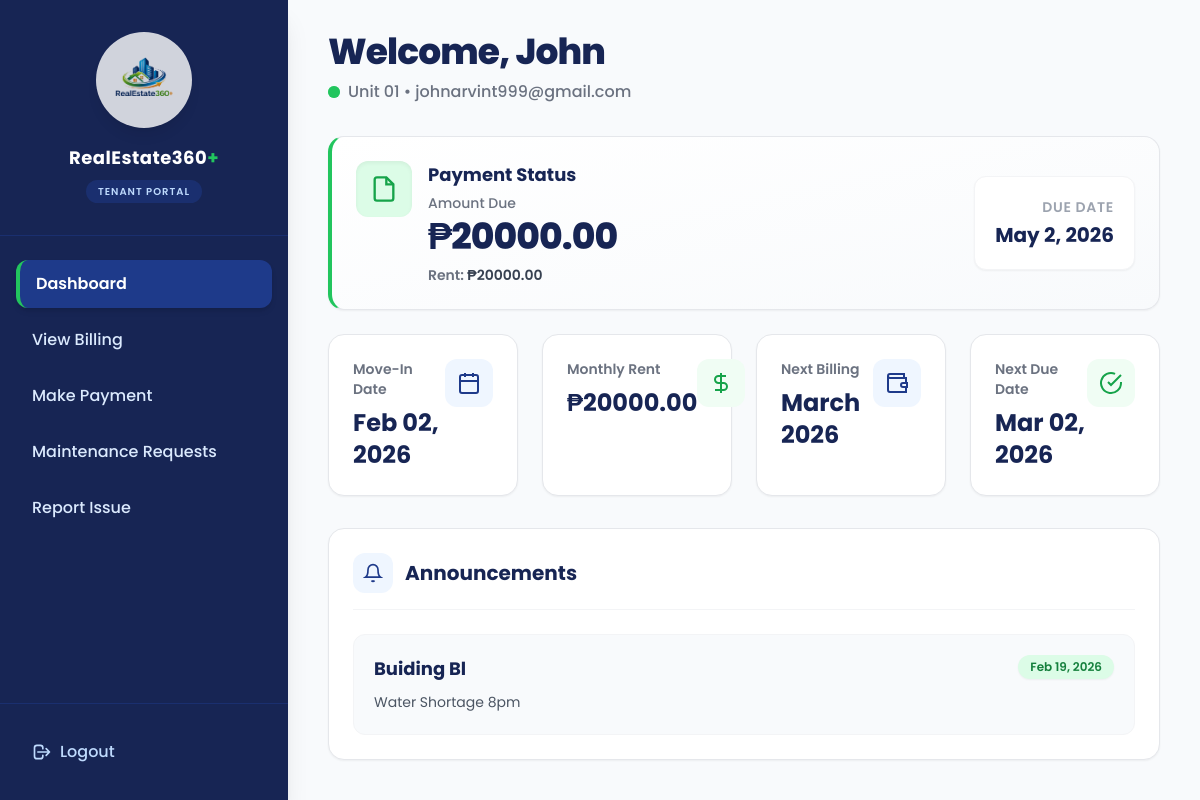
Screenshot of /tenant/ (signed in) with the database file from the repository.
### accounts/models.py (models this page shows)
class User(AbstractUser):
    class Role(models.TextChoices):
        ADMIN = "ADMIN", "Admin"
        TENANT = "TENANT", "Tenant"
    role = models.CharField(max_length=10, choices=Role.choices, default=Role.TENANT)
    email = models.EmailField(unique=True)
    username = models.CharField(max_length=150, unique=True)  # keep for Django admin
    REQUIRED_FIELDS = ["username"]
    USERNAME_FIELD = "email"

### rentals/models.py (models this page shows, shortened)
class Lease(models.Model):
    tenant = models.ForeignKey(settings.AUTH_USER_MODEL, on_delete=models.CASCADE, limit_choices_to={"role": "TENANT"})
    unit = models.OneToOneField(Unit, on_delete=models.PROTECT)  # one active tenant per unit
    monthly_rent = models.DecimalField(max_digits=10, decimal_places=2)
    due_day = models.PositiveSmallIntegerField(default=5)  # e.g. due every 5th
    start_date = models.DateField()
    is_active = models.BooleanField(default=True)

class Unit(models.Model):
    number = models.CharField(max_length=10, unique=True)
    is_active = models.BooleanField(default=True)

### billing/models.py (models this page shows, shortened)
class MonthlyBill(models.Model):
    STATUS_CHOICES = [
        ("UNPAID", "Unpaid"),
        ("PAID", "Paid"),
    ]
    lease = models.ForeignKey("rentals.Lease", on_delete=models.CASCADE, related_name="monthly_bills")
    billing_month = models.DateField()  # recommended: month-start date (e.g., 2026-02-01)
    due_date = models.DateField(null=True, blank=True)
    base_rent = models.DecimalField(max_digits=12, decimal_places=2, default=0)
    water_amount = models.DecimalField(max_digits=12, decimal_places=2, default=0)
    interest = models.DecimalField(max_digits=12, decimal_places=2, default=0)
    total_due = models.DecimalField(max_digits=12, decimal_places=2, default=0)
    status = models.CharField(max_length=10, choices=STATUS_CHOICES, default="UNPAID")
    paid_at = models.DateTimeField(null=True, blank=True)
    payment_reference = models.CharField(max_length=80, blank=True, default="")
    class Meta:
        unique_together = ("lease", "billing_month")
        ordering = ("-billing_month",)

### announcements/models.py (models this page shows, shortened)
class Announcement(models.Model):
    title = models.CharField(max_length=150)
    body = models.TextField()
    is_active = models.BooleanField(default=True)
    created_by = models.ForeignKey(settings.AUTH_USER_MODEL, on_delete=models.SET_NULL, null=True)
    created_at = models.DateTimeField(auto_now_add=True)

### rentals/views.py (the view)
# urls.py: path("", views.tenant_dashboard, name="tenant_dashboard"),
@login_required
def tenant_dashboard(request):
    user = request.user
    profile = TenantProfile.objects.filter(user=user).first()
    lease = Lease.objects.filter(tenant=user, is_active=True).select_related("unit").first()
    announcements = Announcement.objects.filter(is_active=True).order_by("-created_at")[:5]
    current_balance = None
    next_due_date = None
    next_billing_month = None
    if lease:
        ensure_bills_since_move_in(lease)
        current_balance = MonthlyBill.objects.filter(
            lease=lease, status="UNPAID"
        ).order_by("billing_month").first()
        if current_balance:
            current_balance = get_or_update_monthly_bill(lease, current_balance.billing_month)
        today_start = month_start(date.today())
        next_month = add_months(today_start, 1)
        ensure_bills_up_to(lease, next_month)
        nb = MonthlyBill.objects.filter(lease=lease, billing_month=next_month).first()
        if nb:
            next_billing_month = nb.billing_month
            next_due_date = nb.due_date
    context = {
        "profile": profile,
        "lease": lease,
        "announcements": announcements,
        "current_balance": current_balance, # Used for dashboard total: ₱21,915.00
        "next_due_date": next_due_date,
        "next_billing_month": next_billing_month,
    }
    return render(request, "rentals/tenant_dashboard.html", context)

### templates/rentals/tenant_dashboard.html (shortened to what this page needs)
{% extends "base.html" %}
{% block content %}
<div class="min-h-screen flex bg-slate-50 font-['Poppins',_sans-serif]">
  <aside class="w-72 bg-blue-950 text-white flex flex-col shadow-xl z-10">
    <div class="px-6 py-8 border-b border-blue-900/50">
      <div class="bg-white rounded-full w-24 h-24 mx-auto p-3 flex justify-center items-center shadow-lg mb-4 transition-all duration-300 opacity-80 hover:opacity-100 hover:shadow-xl cursor-pointer">
        <img
          src="/static/img/RealEstateLogo.png"
          alt="RealEstate360+ Logo"
          class="w-full h-full object-contain transition-transform duration-300 hover:scale-105"
        >
      </div>
      <div class="text-center">
        <h2 class="text-lg font-bold tracking-wide text-white">RealEstate360<span class="text-green-500">+</span></h2>
        <span class="text-[10px] text-blue-200 font-semibold tracking-widest uppercase bg-blue-900/50 px-3 py-1 rounded-full mt-2 inline-block">Tenant Portal</span>
      </div>
    </div>
    <nav class="px-4 py-6 space-y-2 flex-1">
      <a href="{% url 'tenant_dashboard' %}"
         class="block px-4 py-3 rounded-xl bg-blue-900 border-l-4 border-green-500 transition-all font-semibold text-white shadow-md">
        Dashboard
      </a>
      <a href="{% url 'tenant_billing' %}" class="block px-4 py-3 rounded-xl hover:bg-blue-900/50 hover:translate-x-1 text-blue-100 hover:text-white transition-all duration-200 font-medium">
        View Billing
      </a>
      <a href="{% url 'tenant_pay_advance' %}"
         class="block px-4 py-3 rounded-xl hover:bg-blue-900/50 hover:translate-x-1 text-blue-100 hover:text-white transition-all duration-200 font-medium">
        Make Payment
      </a>
      <a href="{% url 'maintenance_list' %}"
         class="block px-4 py-3 rounded-xl hover:bg-blue-900/50 hover:translate-x-1 text-blue-100 hover:text-white transition-all duration-200 font-medium">
        Maintenance Requests
      </a>
      <a href="{% url 'report_issue' %}"
         class="block px-4 py-3 rounded-xl hover:bg-blue-900/50 hover:translate-x-1 text-blue-100 hover:text-white transition-all duration-200 font-medium">
        Report Issue
      </a>
    </nav>
    <div class="px-4 py-6 border-t border-blue-900/50">
      <form method="post" action="{% url 'logout' %}">
        <button type="submit"
                class="w-full text-left px-4 py-3 rounded-xl hover:bg-red-500/10 hover:text-red-400 text-blue-200 transition-all duration-200 font-medium flex items-center gap-2">
          <svg xmlns="http://www.w3.org/2000/svg" class="w-5 h-5" fill="none" viewBox="0 0 24 24" stroke="currentColor">
            <path stroke-linecap="round" stroke-linejoin="round" stroke-width="2" d="M17 16l4-4m0 0l-4-4m4 4H7m6 4v1a3 3 0 01-3 3H6a3 3 0 01-3-3V7a3 3 0 013-3h4a3 3 0 013 3v1" />
          </svg>
          Logout
        </button>
      </form>
    </div>
  </aside>
  <main class="flex-1 px-10 py-8 overflow-y-auto">
    <div class="mb-8 animate-fade-in">
      <h1 class="text-4xl font-extrabold text-blue-950 tracking-tight">
        Welcome,
        {% if profile and profile.full_name %}
          {{ profile.full_name }}
        {% else %}
          {{ request.user.username }}
        {% endif %}
      </h1>
      <div class="flex items-center gap-2 mt-2">
        <span class="relative flex h-3 w-3">
          <span class="relative inline-flex rounded-full h-3 w-3 bg-green-500"></span>
        </span>
        <p class="text-gray-500 font-medium">
          {% if lease %}
            Unit {{ lease.unit.number }} • {{ request.user.email }}
          {% else %}
            No unit assigned • {{ request.user.email }}
          {% endif %}
        </p>
      </div>
    </div>
    <div class="rounded-2xl border-l-4 border-l-green-500 border-y border-r border-gray-200 bg-gradient-to-br from-white to-slate-50 p-6 shadow-sm hover:shadow-md transition-shadow">
      <div class="flex items-start gap-4">
        <div class="w-14 h-14 rounded-xl bg-green-100 flex items-center justify-center shrink-0 shadow-inner">
          <svg xmlns="http://www.w3.org/2000/svg" class="w-7 h-7 text-green-600" viewBox="0 0 24 24" fill="none" stroke="currentColor" stroke-width="2">
            <path d="M14 2H6a2 2 0 0 0-2 2v16a2 2 0 0 0 2 2h12a2 2 0 0 0 2-2V8z"></path>
            <path d="M14 2v6h6"></path>
          </svg>
        </div>
        <div class="flex-1">
          <div class="flex flex-col sm:flex-row items-start sm:items-center justify-between gap-6">
            <div>
              {% if current_payment and current_payment.status == "PAID" %}
                <h2 class="text-lg font-bold text-blue-950">Payment Received</h2>
              {% else %}
                <h2 class="text-lg font-bold text-blue-950">Payment Status</h2>
              {% endif %}
              <p class="text-sm text-gray-500 mt-1 font-medium">Amount Due</p>
              <div class="text-4xl font-extrabold text-blue-950 mt-1 tracking-tight">
                {% if current_balance %}
                  ₱{{ current_balance.total_due }}
                {% else %}
                  ₱0.00
                {% endif %}
              </div>
              {% if lease %}
                <div class="mt-2 text-sm font-semibold text-gray-500">
                  Rent: <span class="text-gray-700">₱{{ lease.monthly_rent }}</span>
                </div>
              {% endif %}
            </div>
            <div class="text-left sm:text-right bg-white p-5 rounded-xl border border-gray-100 shadow-sm">
              <p class="text-sm font-semibold text-gray-400 uppercase tracking-wider">Due Date</p>
              <p class="text-xl font-bold text-blue-950 mt-1">
                {% if current_balance %}
                  {{ current_balance.due_date|date:"F j, Y" }}
                {% else %}
                  -
                {% endif %}
              </p>
            </div>
          </div>
        </div>
      </div>
    </div>
    <div class="mt-6 grid grid-cols-1 md:grid-cols-2 lg:grid-cols-4 gap-6">
      <div class="bg-white rounded-2xl border border-gray-200 shadow-sm p-6 hover:shadow-lg hover:-translate-y-1 transition-all duration-300">
        <div class="flex items-start justify-between">
          <div>
            <p class="text-sm font-semibold text-gray-500">Move-In Date</p>
            <p class="text-2xl font-bold text-blue-950 mt-2">
              {% if lease %}
                {{ lease.start_date|date:"M d, Y" }}
              {% else %}
                -
              {% endif %}
            </p>
          </div>
          <div class="w-12 h-12 rounded-xl bg-blue-50 flex items-center justify-center shrink-0">
            <svg xmlns="http://www.w3.org/2000/svg" class="w-6 h-6 text-blue-900" viewBox="0 0 24 24" fill="none" stroke="currentColor" stroke-width="2">
              <rect x="3" y="4" width="18" height="18" rx="2"></rect>
              <path d="M16 2v4M8 2v4M3 10h18"></path>
            </svg>
          </div>
        </div>
      </div>
      <div class="bg-white rounded-2xl border border-gray-200 shadow-sm p-6 hover:shadow-lg hover:-translate-y-1 transition-all duration-300">
        <div class="flex items-start justify-between">
          <div>
            <p class="text-sm font-semibold text-gray-500">Monthly Rent</p>
            <p class="text-2xl font-bold text-blue-950 mt-2">
              {% if lease %}
                ₱{{ lease.monthly_rent }}
              {% else %}
                -
              {% endif %}
            </p>
          </div>
          <div class="w-12 h-12 rounded-xl bg-green-50 flex items-center justify-center shrink-0">
            <svg xmlns="http://www.w3.org/2000/svg" class="w-6 h-6 text-green-600" viewBox="0 0 24 24" fill="none" stroke="currentColor" stroke-width="2">
              <path d="M12 2v20M17 5H9.5a3.5 3.5 0 0 0 0 7h5a3.5 3.5 0 0 1 0 7H6"></path>
            </svg>
          </div>
        </div>
      </div>
      <div class="bg-white rounded-2xl border border-gray-200 shadow-sm p-6 hover:shadow-lg hover:-translate-y-1 transition-all duration-300">
        <div class="flex items-start justify-between">
          <div>
            <p class="text-sm font-semibold text-gray-500">Next Billing</p>
            <p class="text-2xl font-bold text-blue-950 mt-2">
              {% if next_billing_month %}
                {{ next_billing_month|date:"F Y" }}
              {% else %}
                -
              {% endif %}
            </p>
          </div>
          <div class="w-12 h-12 rounded-xl bg-blue-50 flex items-center justify-center shrink-0">
            <svg xmlns="http://www.w3.org/2000/svg" class="w-6 h-6 text-blue-900" viewBox="0 0 24 24" fill="none" stroke="currentColor" stroke-width="2">
              <path d="M21 12V7H5a2 2 0 0 1 0-4h14v4"></path>
              <path d="M3 5v14a2 2 0 0 0 2 2h16v-5"></path>
              <path d="M18 12a2 2 0 0 0 0 4h4v-4Z"></path>
            </svg>
          </div>
        </div>
      </div>
      <div class="bg-white rounded-2xl border border-gray-200 shadow-sm p-6 hover:shadow-lg hover:-translate-y-1 transition-all duration-300">
        <div class="flex items-start justify-between">
          <div>
            <p class="text-sm font-semibold text-gray-500">Next Due Date</p>
            <p class="text-2xl font-bold text-blue-950 mt-2">
              {% if next_due_date %}
                {{ next_due_date|date:"M d, Y" }}
              {% else %}
                -
              {% endif %}
            </p>
          </div>
          <div class="w-12 h-12 rounded-xl bg-green-50 flex items-center justify-center shrink-0">
            <svg xmlns="http://www.w3.org/2000/svg" class="w-6 h-6 text-green-600" viewBox="0 0 24 24" fill="none" stroke="currentColor" stroke-width="2">
              <path d="M22 11.08V12a10 10 0 1 1-5.93-9.14"></path>
              <path d="M22 4 12 14.01l-3-3"></path>
            </svg>
          </div>
        </div>
      </div>
    </div>
    <div class="mt-8 bg-white rounded-2xl border border-gray-200 shadow-sm p-6">
      <div class="flex items-center gap-3 mb-6 border-b border-gray-100 pb-4">
        <div class="w-10 h-10 rounded-xl bg-blue-50 flex items-center justify-center shrink-0">
          <svg xmlns="http://www.w3.org/2000/svg" class="w-5 h-5 text-blue-900" viewBox="0 0 24 24" fill="none" stroke="currentColor" stroke-width="2">
            <path d="M18 8a6 6 0 0 0-12 0c0 7-3 9-3 9h18s-3-2-3-9"></path>
            <path d="M13.73 21a2 2 0 0 1-3.46 0"></path>
          </svg>
        </div>
        <h2 class="text-xl font-bold text-blue-950">Announcements</h2>
      </div>
      <div class="space-y-4">
        {% for a in announcements %}
          <div class="rounded-xl border border-gray-100 p-5 bg-slate-50 hover:bg-white hover:shadow-md transition-all duration-200">
            <div class="flex justify-between items-start gap-4">
              <h3 class="font-bold text-blue-950 text-lg">{{ a.title }}</h3>
              <span class="text-xs font-semibold text-green-700 bg-green-100 px-3 py-1 rounded-full whitespace-nowrap shadow-sm">
                {{ a.created_at|date:"M d, Y" }}
              </span>
            </div>
            <p class="text-sm text-gray-600 mt-2 leading-relaxed">{{ a.body }}</p>
          </div>
        {% endfor %}
      </div>
    </div>
  </main>
</div>
{% endblock %}

### rows the page displays
User: user.username "John", user.email "johnarvint999@gmail.com"
Lease: unit.number "01", monthly_rent "20000.00", start_date "Feb 02, 2026"
MonthlyBill: total_due "20000.00", due_date "May 2, 2026"
MonthlyBill: billing_month "March 2026", due_date "Mar 02, 2026"
Announcement: title "Buiding Bl", created_at "Feb 19, 2026", body "Water Shortage 8pm"
